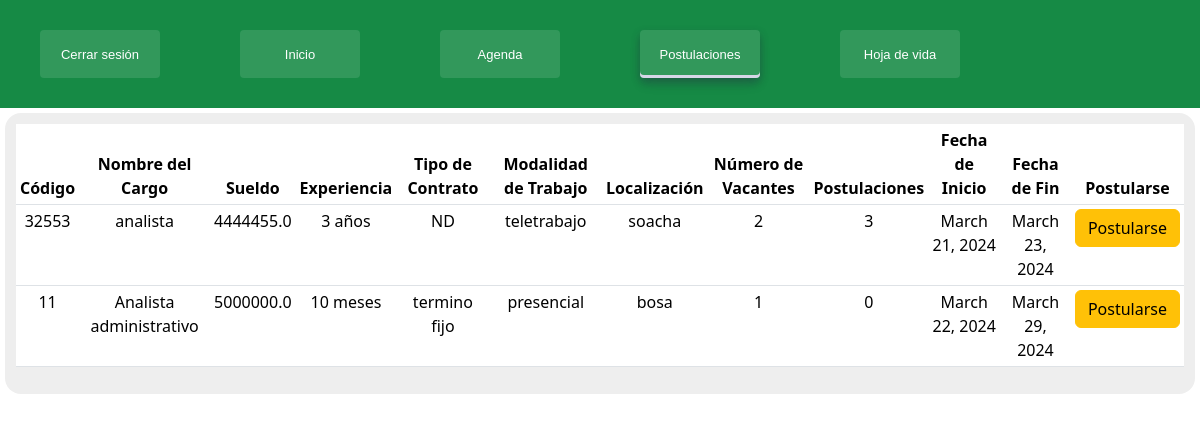
Page /usuario/postulaciones/ on the earlier database version.
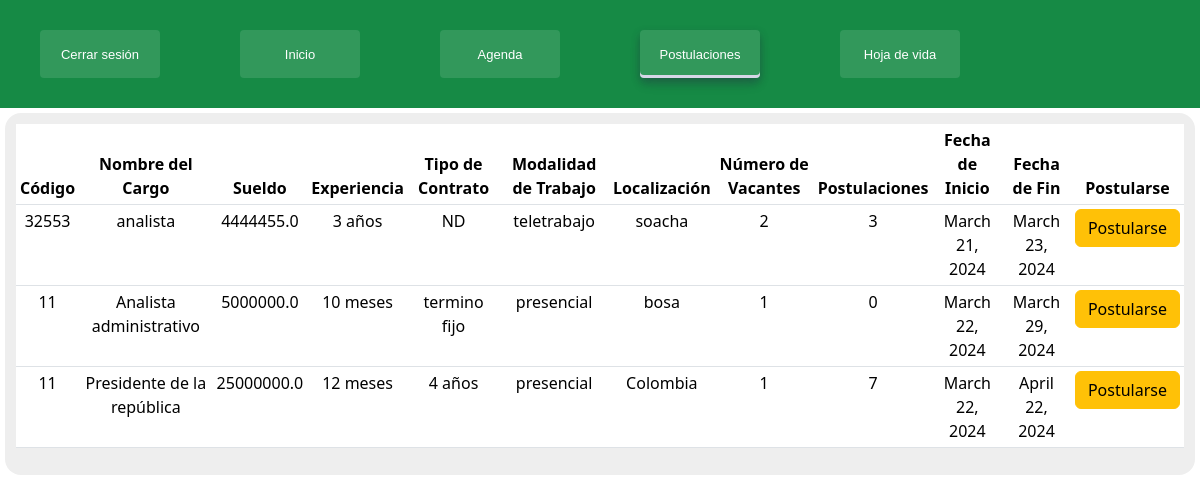
Same page on the later database version.
### ofertas/models.py (models this page shows, shortened)
class Oferta(models.Model):
    codigo = models.IntegerField()
    profecion = models.CharField(max_length=255, null=True)
    experiencia = models.CharField(max_length=255)
    educacion = models.CharField(max_length=255)
    sueldo = models.FloatField()
    tipo_contrato = models.CharField(max_length=255)
    modalidad_trabajo = models.CharField(max_length=255)
    localizacion = models.CharField(max_length=255)
    n_vacantes = models.IntegerField()
    postulaciones = models.IntegerField()
    fecha_inicio = models.DateField()
    fecha_fin = models.DateField()

### ofertas/views.py (the view)
# urls.py: path('postulaciones/', views.postulacionesC, name="postulacionesC"),
def postulacionesC(request):
    data = Oferta.objects.all()
    return render(request, 'candidato/postulacionesC.html', {'ofertas': data})

### templates/candidato/postulacionesC.html (shortened to what this page needs)
{% load static%}
<!DOCTYPE html>
<html lang="en">
<head>
    <link href="{%static 'css/candidato/encabezado/encabezadoP.css'%}" rel="stylesheet">
    <link href="{%static 'css/candidato/encabezado/encabezado.css'%}" rel="stylesheet">
    <link href="{%static 'css/candidato/postulaciones/postulaciones.css'%}" rel="stylesheet">
    <link href="https://cdn.jsdelivr.net/npm/bootstrap@5.3.2/dist/css/bootstrap.min.css" rel="stylesheet">
</head>
<body>
    <div class="contenedor">
        <aside class="encabezado">
            <div class="flex4">
                <div class="navegacion">
                    <a class="but" href="{% url 'home' %}" onclick="return confirm('¿Estás seguro de cerrar sesión?')">Cerrar sesión</a>
                    <a class="but" href="{% url 'inicioC' %}">Inicio</a>
                    <a class="but" href="{% url 'agendaC' %}">Agenda</a>
                    <a class="butP" href="{% url 'postulacionesC' %}">Postulaciones</a>
                    <a class="but" href="{% url 'hoja_vida' %}">Hoja de vida</a>
                </div>
            </div>
        </aside>
        <div class="postulaciones">
            <div class="post">
                <table class="table table-sm" id="table11">
                    <thead class="table11">
                        <th scope="col"> Código </th>
                        <th scope="col"> Nombre del Cargo </th>
                        <th scope="col"> Sueldo </th>
                        <th scope="col"> Experiencia </th>
                        <th scope="col"> Tipo de Contrato </th>
                        <th scope="col"> Modalidad de Trabajo </th>
                        <th scope="col"> Localización </th>
                        <th scope="col"> Número de Vacantes </th>
                        <th scope="col"> Postulaciones </th>
                        <th scope="col"> Fecha de Inicio </th>
                        <th scope="col"> Fecha de Fin </th>
                        <th scope="col"> Postularse </th>
                    </thead>
                    <tbody>
                        {% for oferta in ofertas %}
                        <tr>
                            <td>{{ oferta.codigo }}</td>
                            <td>{{ oferta.profecion }}</td>
                            <td>{{ oferta.sueldo }}</td>
                            <td>{{ oferta.experiencia }}</td>
                            <td>{{ oferta.tipo_contrato }}</td>
                            <td>{{ oferta.modalidad_trabajo }}</td>
                            <td>{{ oferta.localizacion }}</td>
                            <td>{{ oferta.n_vacantes }}</td>
                            <td>{{ oferta.postulaciones }}</td>
                            <td>{{ oferta.fecha_inicio }}</td>
                            <td>{{ oferta.fecha_fin }}</td>
                            <td><a class="btn btn-warning" href="{% url 'postularse_oferta' oferta.id %}">Postularse</a></td>
                        </tr>
                        {% endfor %}
                    </tbody>
                </table>
            </div>
        </div>
    </div>
</body>
</html>

Differences in the rows shown:
added Oferta: codigo "11", profecion "Presidente de la república", sueldo "25000000.0", experiencia "12 meses", tipo_contrato "4 años", modalidad_trabajo "presencial", localizacion "Colombia", n_vacantes "1", postulaciones "7", fecha_inicio "March 22, 2024", fecha_fin "April 22, 2024"
